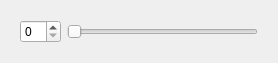
<?xml version="1.0" encoding="UTF-8"?>
<ui version="4.0">
 <class>SmallWidget</class>
 <widget class="QWidget" name="SmallWidget">
  <property name="geometry">
   <rect>
    <x>0</x>
    <y>0</y>
    <width>278</width>
    <height>58</height>
   </rect>
  </property>
  <property name="windowTitle">
   <string>Form</string>
  </property>
  <layout class="QHBoxLayout" name="horizontalLayout_2">
   <item>
    <widget class="QWidget" name="widget" native="true">
     <layout class="QHBoxLayout" name="horizontalLayout">
      <item>
       <widget class="QSpinBox" name="spBox"/>
      </item>
      <item>
       <widget class="QSlider" name="hoS">
        <property name="orientation">
         <enum>Qt::Horizontal</enum>
        </property>
       </widget>
      </item>
     </layout>
    </widget>
   </item>
  </layout>
 </widget>
 <resources/>
 <connections/>
</ui>
